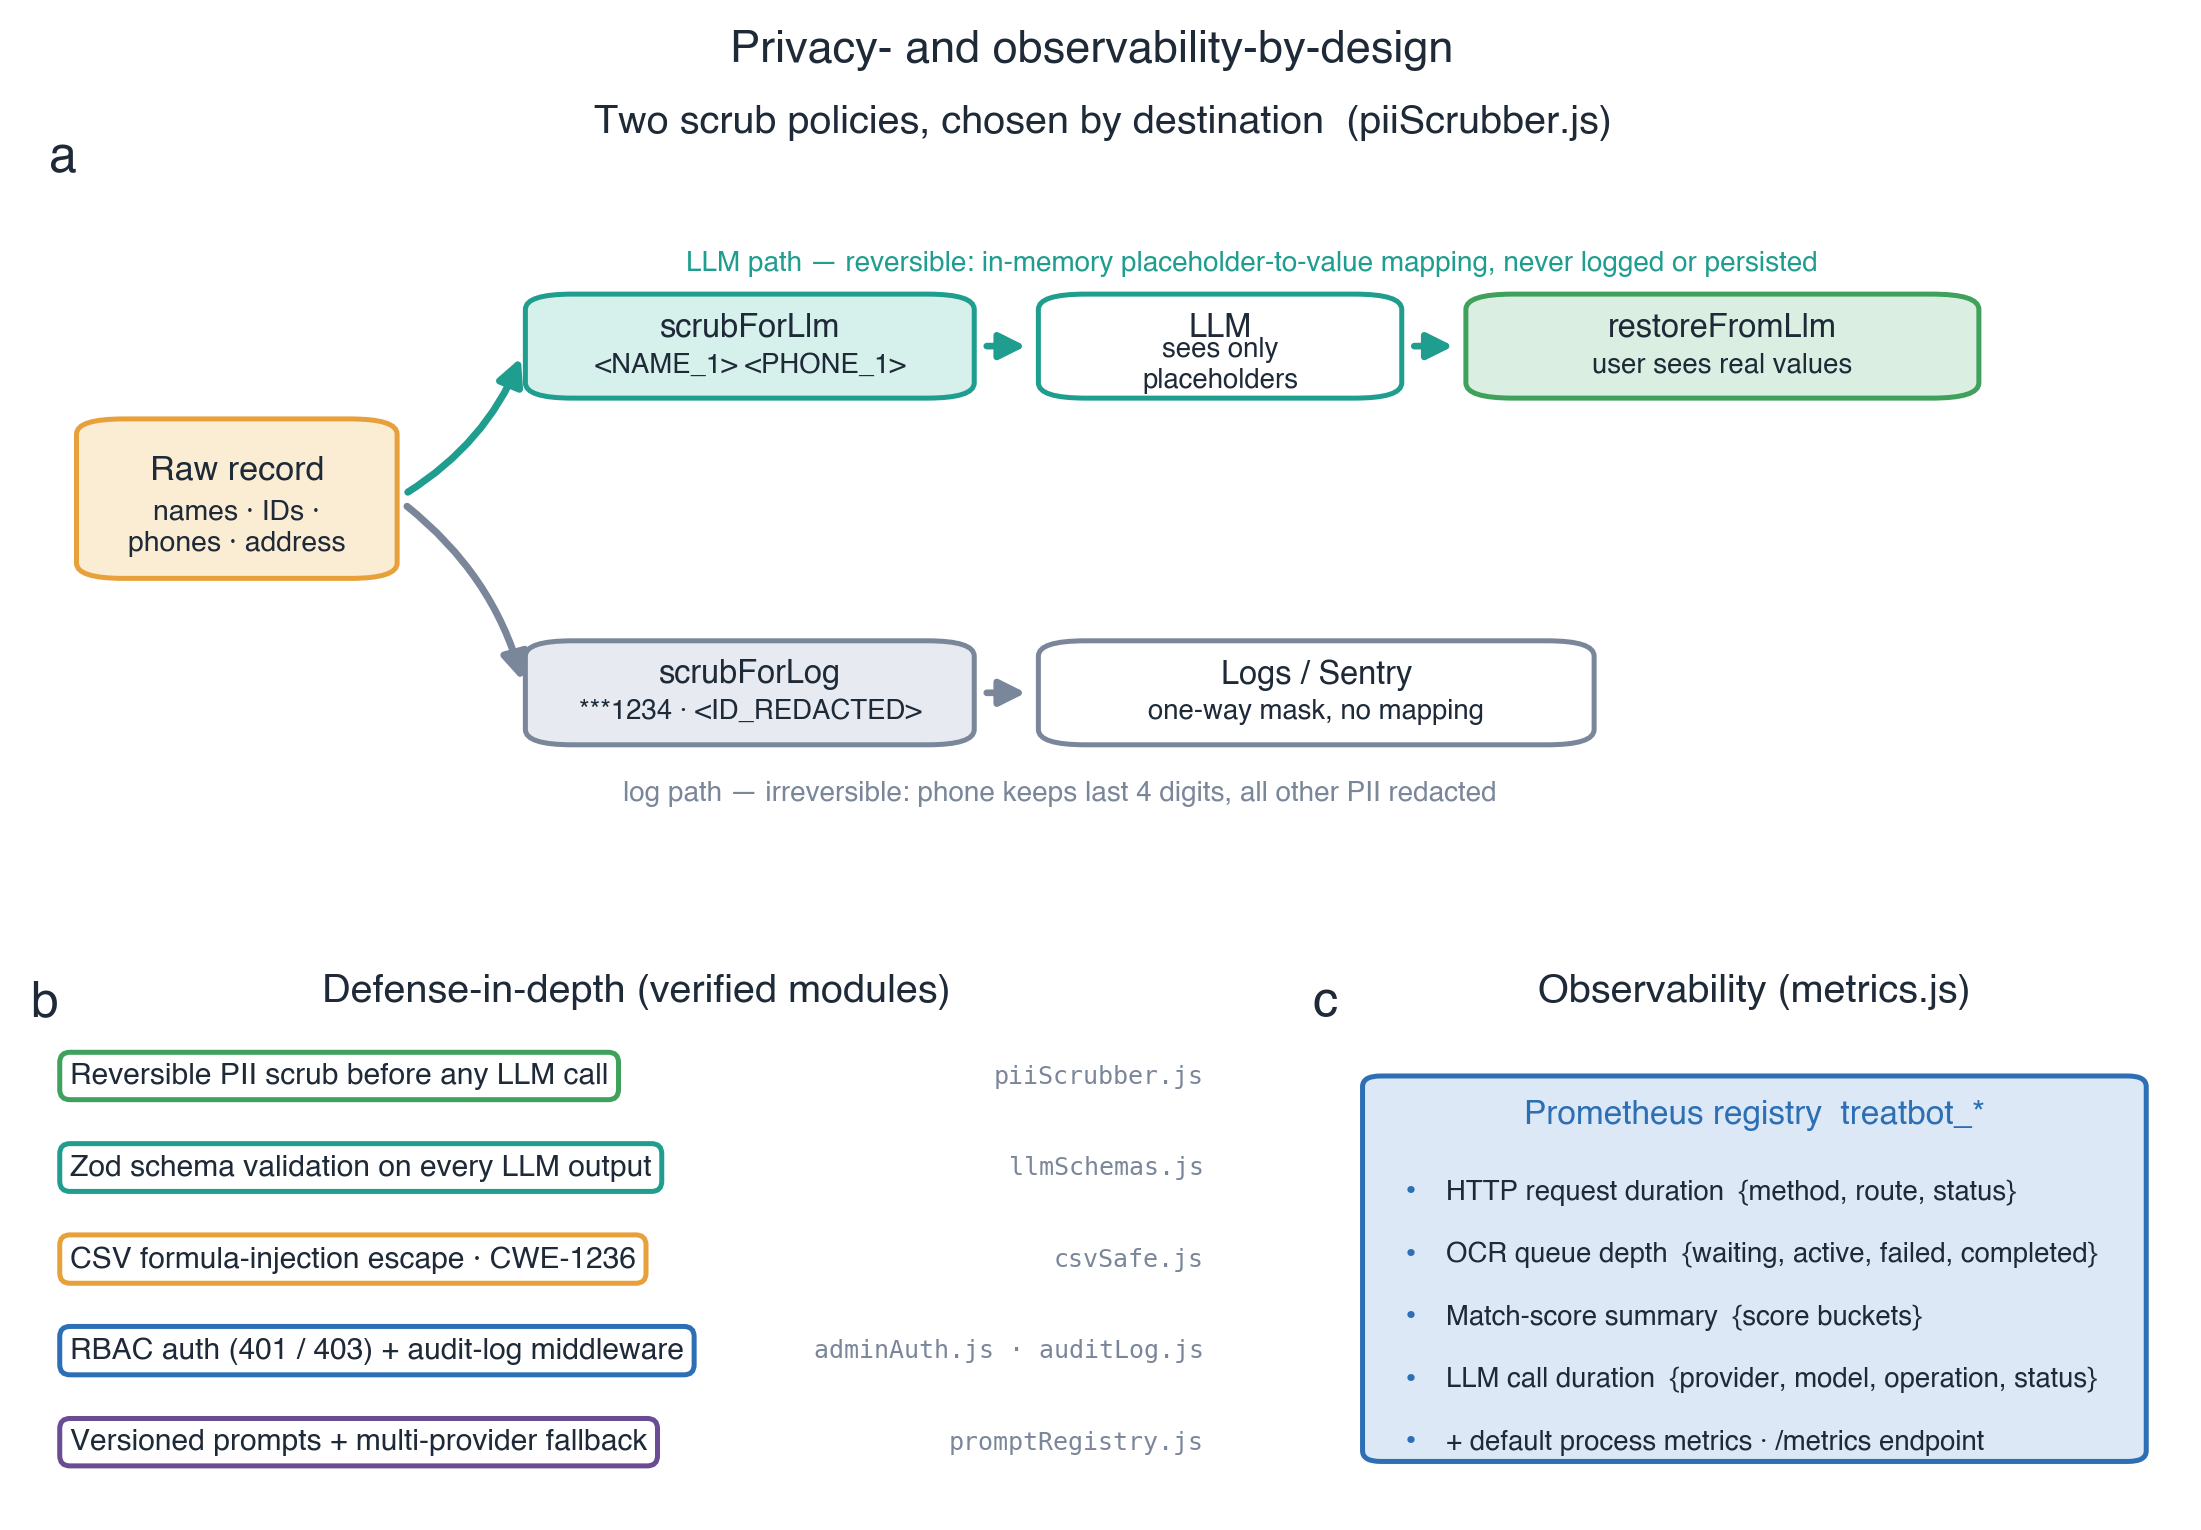

Generate this figure with Python:
#!/usr/bin/env python3
"""
fig5_privacy.py — Figure 5: privacy- and observability-by-design (schematic).

Every element depicts a VERIFIED repo module (paths in the manuscript Methods):
  (a) dual-path PII handling — reversible scrubForLlm vs one-way scrubForLog
      (server/utils/piiScrubber.js)
  (b) defense-in-depth controls — llmSchemas.js (Zod), csvSafe.js (CWE-1236),
      adminAuth.js + auditLog.js (RBAC/audit), promptRegistry.js (versioned prompts)
  (c) observability — Prometheus registry treatbot_* (server/middleware/metrics.js)

No fitted data; this is an architecture figure. (We do NOT claim a prompt-injection
fence: no such mechanism was found in the prompt-construction code.)

Output: paper/figures/fig5_privacy.png
"""
import os
from matplotlib.gridspec import GridSpec
import matplotlib.pyplot as plt

from figstyle import (set_style, schematic_ax, add_box, add_arrow,
                      right, left, panel_label, COL)

set_style()
HERE = os.path.dirname(os.path.abspath(__file__))
OUT = os.path.join(HERE, "fig5_privacy.png")

TINT = {"amber": "#FBEDD4", "teal": "#D6F0EB", "green": "#DAEFE1",
        "blue": "#DCE8F5", "gray": "#E7EAF0", "purple": "#E6DCF1"}

fig = plt.figure(figsize=(7.5, 5.3))
gs = GridSpec(2, 12, figure=fig, height_ratios=[1.18, 0.82],
              hspace=0.30, wspace=1.1,
              left=0.03, right=0.98, top=0.89, bottom=0.04)

# ---- (a) dual-path PII handling ---------------------------------------------
axa = fig.add_subplot(gs[0, :])
schematic_ax(axa)
panel_label(axa, "a", dx=0.02, dy=1.02)
axa.set_title("Two scrub policies, chosen by destination  (piiScrubber.js)", pad=4)

raw = add_box(axa, 2, 38, 15, 23, title="Raw record",
              body="names · IDs ·\nphones · address",
              fc=TINT["amber"], ec=COL["amber"], title_size=8.2, body_size=6.8)

# top lane — reversible LLM path
t1 = add_box(axa, 23, 64, 21, 15, title="scrubForLlm",
             body="<NAME_1> <PHONE_1>", fc=TINT["teal"], ec=COL["teal"],
             title_size=7.8, body_size=6.6)
t2 = add_box(axa, 47, 64, 17, 15, title="LLM", body="sees only\nplaceholders",
             fc="#FFFFFF", ec=COL["teal"], title_size=7.8, body_size=6.6)
t3 = add_box(axa, 67, 64, 24, 15, title="restoreFromLlm",
             body="user sees real values", fc=TINT["green"], ec=COL["green"],
             title_size=7.8, body_size=6.6)
for a, b in [(t1, t2), (t2, t3)]:
    add_arrow(axa, right(a), left(b), color=COL["teal"], lw=1.6)
axa.text(57, 83.5, "LLM path — reversible: in-memory placeholder-to-value mapping, "
         "never logged or persisted", ha="center", va="center",
         fontsize=6.7, color=COL["teal"], style="italic")

# bottom lane — irreversible log path
b1 = add_box(axa, 23, 14, 21, 15, title="scrubForLog",
             body="***1234 · <ID_REDACTED>", fc=TINT["gray"], ec=COL["gray"],
             title_size=7.8, body_size=6.6)
b2 = add_box(axa, 47, 14, 26, 15, title="Logs / Sentry",
             body="one-way mask, no mapping", fc="#FFFFFF", ec=COL["gray"],
             title_size=7.8, body_size=6.6)
add_arrow(axa, right(b1), left(b2), color=COL["gray"], lw=1.6)
axa.text(48, 7, "log path — irreversible: phone keeps last 4 digits, all other PII redacted",
         ha="center", va="center", fontsize=6.7, color=COL["gray"], style="italic")

# fork arrows
add_arrow(axa, right(raw), left(t1), color=COL["teal"], lw=1.7, rad=0.18)
add_arrow(axa, right(raw), left(b1), color=COL["gray"], lw=1.7, rad=-0.18)

# ---- (b) defense-in-depth ----------------------------------------------------
axb = fig.add_subplot(gs[1, 0:7])
schematic_ax(axb)
panel_label(axb, "b", dx=0.02, dy=1.08)
axb.set_title("Defense-in-depth (verified modules)", pad=4)
chips = [
    ("Reversible PII scrub before any LLM call", COL["green"], "piiScrubber.js"),
    ("Zod schema validation on every LLM output", COL["teal"], "llmSchemas.js"),
    ("CSV formula-injection escape · CWE-1236", COL["amber"], "csvSafe.js"),
    ("RBAC auth (401 / 403) + audit-log middleware", COL["blue"], "adminAuth.js · auditLog.js"),
    ("Versioned prompts + multi-provider fallback", COL["purple"], "promptRegistry.js"),
]
y = 88
for text, c, src in chips:
    axb.text(3, y, text, ha="left", va="center", fontsize=7.2, color=COL["ink"],
             bbox=dict(boxstyle="round,pad=0.34", fc="#FFFFFF", ec=c, lw=1.2))
    axb.text(97, y, src, ha="right", va="center", fontsize=6.0,
             color=COL["gray"], family="monospace")
    y -= 19

# ---- (c) observability -------------------------------------------------------
axc = fig.add_subplot(gs[1, 7:12])
schematic_ax(axc)
panel_label(axc, "c", dx=0.0, dy=1.08)
axc.set_title("Observability (metrics.js)", pad=4)
add_box(axc, 3, 8, 94, 80, title="", fc=TINT["blue"], ec=COL["blue"], lw=1.2)
axc.text(50, 80, "Prometheus registry  treatbot_*", ha="center", va="center",
         fontsize=8.0, fontweight="bold", color=COL["blue"])
lines = [
    "HTTP request duration  {method, route, status}",
    "OCR queue depth  {waiting, active, failed, completed}",
    "Match-score summary  {score buckets}",
    "LLM call duration  {provider, model, operation, status}",
    "+ default process metrics · /metrics endpoint",
]
yy = 64
for ln in lines:
    axc.text(8, yy, "•", ha="left", va="center", fontsize=8, color=COL["blue"])
    axc.text(13, yy, ln, ha="left", va="center", fontsize=6.6, color=COL["ink"])
    yy -= 13

fig.suptitle("Privacy- and observability-by-design",
             fontsize=10.8, fontweight="bold", y=0.965)
fig.savefig(OUT)
print(f"wrote {OUT}")
